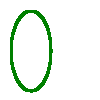

Python code for this plot:
import argparse

from PIL import Image
from image_draw import ImageDraw

def parse_args():
    parser = argparse.ArgumentParser(description='Draw ellipse on image')
    
    parser.add_argument(
        "--xs", 
        type=int,
        help="start point x coordinate of the bounding box of the ellipse",
        required=True
    )
    parser.add_argument(
        "--ys", 
        type=int,
        help="start point y coordinate of the bounding box of the ellipse",
        required=True
    )
    parser.add_argument(
        "--xe", 
        type=int,
        help="end point x coordinate of the bounding box of the ellipse",
        required=True
    )
    parser.add_argument(
        "--ye", 
        type=int,
        help="end point y coordinate of the bounding box of the ellipse",
        required=True
    )
    parser.add_argument(
        "--dt", 
        type=float,
        help="granularity of the ellipse, the smaller the dt, the smoother the ellipse",
    )
    parser.add_argument(
        "--width", 
        type=int,
        help="line width",
        default=1
    )
    parser.add_argument(
        "--color", 
        type=str,
        help="color",
        default='black'
    )

    return parser.parse_args()



if __name__ == '__main__':
    args = parse_args()
    image = Image.new('RGB', (100,100), color='white')
    draw = ImageDraw(image)
    draw.ellipse((args.xs, args.ys), (args.xe, args.ye), args.dt, args.width, args.color)
    image.save('ellipse.png')